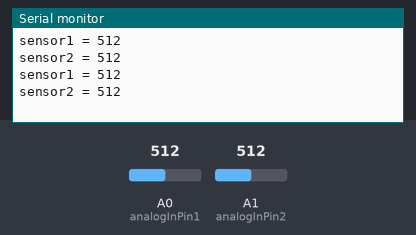
The sketch below on a simulated Arduino Uno, built with avr-gcc and run on an emulated ATmega328P. On the bench: the last lines printed to the serial monitor. The test bench sets the inputs (shaded band); at power-on: A0 (analogInPin1) = 512, A1 (analogInPin2) = 512.

Above: at 1.8 s.
1.9 s: A0 (analogInPin1) set to 716
At 2.8 s:
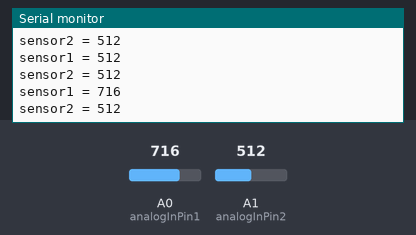
3.4 s: A1 (analogInPin2) set to 716
At 4.6 s:
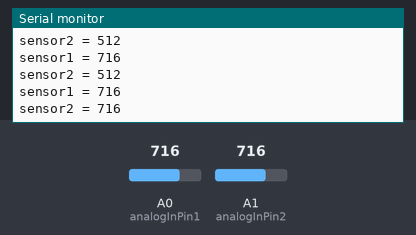
4.9 s: A0 (analogInPin1) set to 900
At 5.8 s:
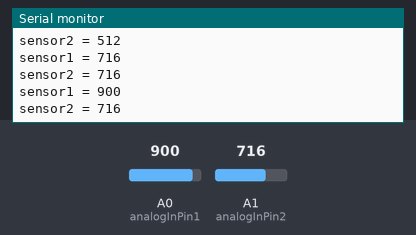
6.4 s: A1 (analogInPin2) set to 900
At 7.8 s:
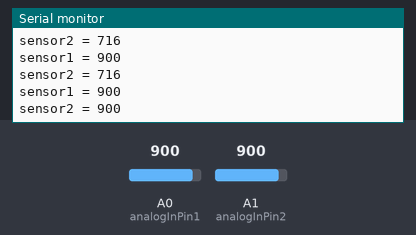
Timing chart, 0 to 8.9 s (numbered marks = the images above; inputs shaded):
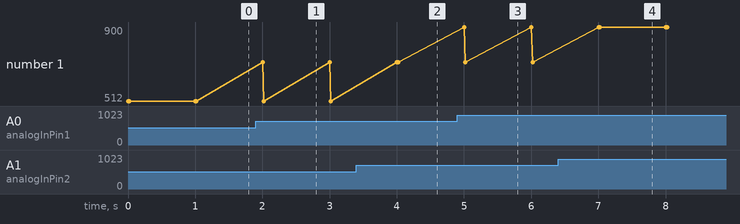

The sketch:

ProvaFotosensori.ino
```cpp
int analogInPin1 = A0;
int sensorValue1 = 0;
int analogInPin2 = A1;
int sensorValue2 = 0;

void setup() {
  Serial.begin(9600);
  pinMode(analogInPin1, INPUT);
  pinMode(analogInPin2, INPUT);
}

void loop() {
  sensorValue1 = analogRead(analogInPin1);
  sensorValue2 = analogRead(analogInPin2);

  Serial.print("sensor1 = " );
  Serial.println(sensorValue1);
  Serial.print("sensor2 = " );
  Serial.println(sensorValue2);


  delay(1000);
}
```

Measured:
- after the input at 1.9 s, the serial monitor: prints a new line after 0.10 s (image 1)
- after the input at 3.4 s, the serial monitor: prints a new line after 0.62 s (image 2)
- after the input at 4.9 s, the serial monitor: prints a new line after 0.10 s (image 3)
- after the input at 6.4 s, the serial monitor: prints a new line after 0.62 s (image 4)
